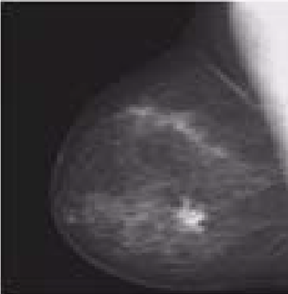
%> input picture DIP/assignment2/src/mammogram.png, 288 x 294 px, shrunk from 350 x 358 before the run
$ octave DIP2.m   (GNU Octave 9; MATLAB toolbox functions it lacks are replaced by stand-ins)
%> lines starting %> are read from the running program, lines starting %| are printed output that depends on the picture; in (x1, y1, x2, y2) boxes, pixels count from 0 and x2, y2 are one past the last pixel; in counts of white or black regions, pixels touching at a corner belong together; the program's own positions count from 1
%% 图像反转
L = 255;
imgOrig = imread('mammogram.png');
%> imgOrig is the input picture: size 294x288x3 uint8; mean R, G, B 69.4, 65.8, 69.4
figure();
subplot(1, 2, 1);
imshow(imgOrig);
title('Origin');
imgNegative = L - imgOrig;
subplot(1, 2, 2);
imshow(imgNegative);
title('Negative');

%% 对比度拉伸
imgContrastStretch=imadjust(imgOrig, [0.1 0.4], [0.3 0.5 ])
figure();
subplot(1, 2, 1);
imshow(imgOrig);
title('Origin');
subplot(1, 2, 2);
imshow(imgContrastStretch);
title('ContrastStretch');

%% 动态范围压缩
img_orig1 = rgb2gray(imread('circle.png'));
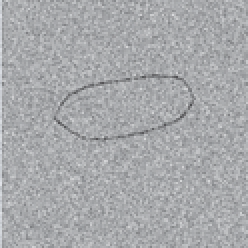
%> input picture DIP/assignment2/src/circle.png, 124 x 124 px, shrunk from 151 x 151 before the run (shown 2 times larger)
%> img_orig1: size 124x124 uint8; min 78, max 227, mean 169.1
c = 150 / log(1 + 255);
img_size = size(img_orig1);
%> img_size = [124 124]
for i = 1:img_size(1)
    for j = 1:img_size(2)
        s(i, j) = c * log(double(1 + img_orig1(i, j)));
    end
end
figure();
subplot(1, 2, 1);
imshow(img_orig1);
title('Origin');
subplot(1, 2, 2);
imshow(uint8(s));
title('Compression');

%% 灰度切片
img_orig2 = rgb2gray(imread('GLS.png'));
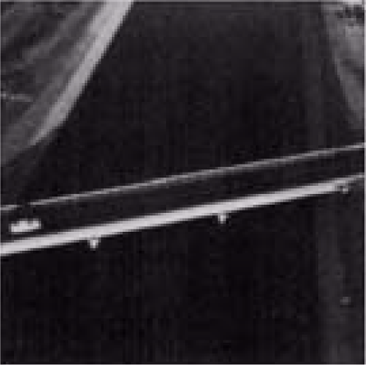
%> input picture DIP/assignment2/src/GLS.png, 366 x 365 px, shrunk from 445 x 444 before the run
%> img_orig2: size 365x366 uint8; min 0, max 222, mean 39.6
figure();
subplot(1, 2, 1);
imshow(img_orig2);
title('Origin');
img_size = size(img_orig2);
%> img_size = [365 366]
for i = 1:img_size(1)
    for j = 1:img_size(2)
        if img_orig2(i, j) > 100 || img_orig2(i, j) > 180
            img_orig2(i, j) = 150;
        else
            img_orig2(i, j) = 25;
        end
    end
end
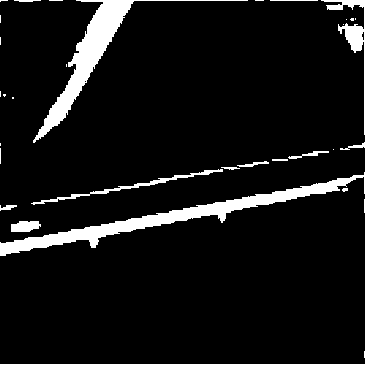
%> img_orig2: size 365x366 uint8; values 25 (black) and 150 (white), 7.9% white; 28 white regions (17 under 20 px), largest, box (x1, y1, x2, y2) and area: (0, 0, 366, 365) 5852, (33, 0, 248, 143) 3353, (31, 169, 223, 205) 592
subplot(1, 2, 2);
imshow(img_orig2);
title('Gray level slicing');

%% 图像相减
img_orig3 = rgb2gray(imread('son1.png'));
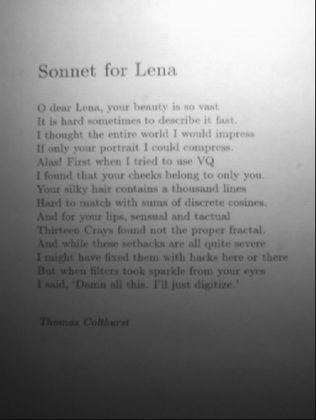
%> input picture DIP/assignment2/src/son1.png, 316 x 420 px, shrunk from 385 x 511 before the run
%> img_orig3: size 420x316 uint8; min 15, max 255, mean 132.6
img_add = uint16(img_orig3) + 100;
whitepaper = rgb2gray(imread('son2.png'));
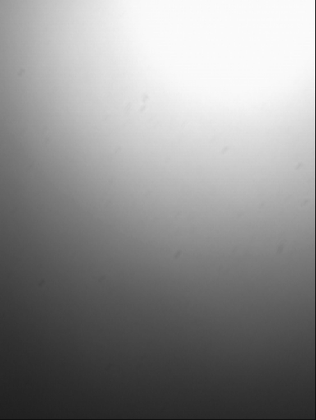
%> input picture DIP/assignment2/src/son2.png, 316 x 420 px, shrunk from 385 x 511 before the run
%> whitepaper: size 420x316 uint8; min 15, max 255, mean 143.5
img_sub = uint8(img_add - uint16(whitepaper));
figure();
subplot(1, 3, 1);
imshow(img_orig3);
title('Origin');
subplot(1, 3, 2);
imshow(whitepaper);
title('whitepaper');
subplot(1, 3, 3);
imshow(img_sub);
title('Subtraction');

%% 图像平均
img_orig4 = rgb2gray(imread('cat.jpg'));
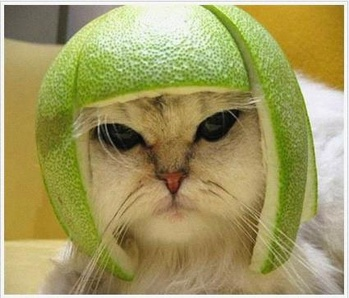
%> input picture DIP/assignment2/src/cat.jpg, 349 x 298 px, shrunk from 425 x 362 before the run
%> img_orig4: size 298x349 uint8; min 2, max 255, mean 150.1
img_noise1 = imnoise(img_orig4, 'gaussian', 0, 0.01);
img_noise2 = imnoise(img_orig4, 'gaussian', 0, 0.01);
img_noise3 = imnoise(img_orig4, 'gaussian', 0, 0.01);
img_noise4 = imnoise(img_orig4, 'gaussian', 0, 0.01);
img_noise5 = imnoise(img_orig4, 'gaussian', 0, 0.01);
img_average = imlincomb(0.2,img_noise1, 0.2,img_noise2, 0.2,img_noise3, 0.2,img_noise4, 0.2,img_noise5);
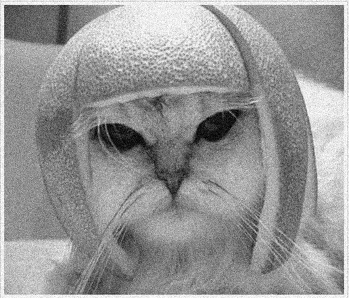
%> img_average: size 298x349 uint8; min 0, max 255, mean 149.6; mean of the top-left, top-right, bottom-left and bottom-right quarters 149.3, 156.1, 143.7, 149.4
figure();
subplot(1, 3, 1);
imshow(img_orig4);
title('Origin');
subplot(1, 3, 2);
imshow(img_noise1);
title('img_noise1');
subplot(1, 3, 3);
imshow(img_average);
title('img_average');

%% 平滑操作
%> (the run ends here)
